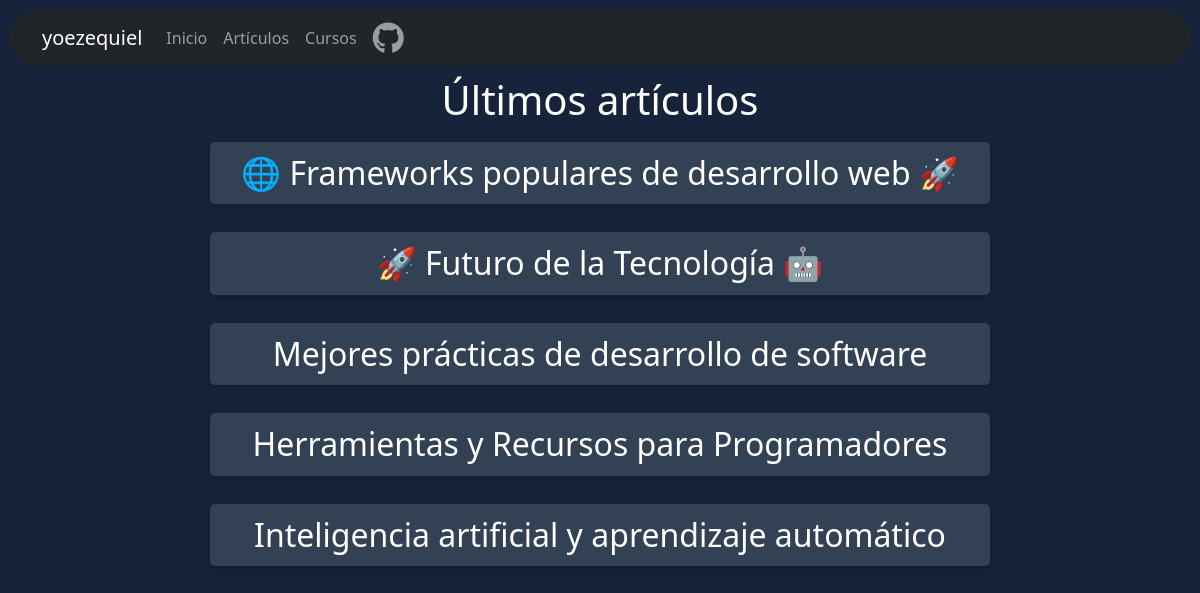
Before: / with the older database file.
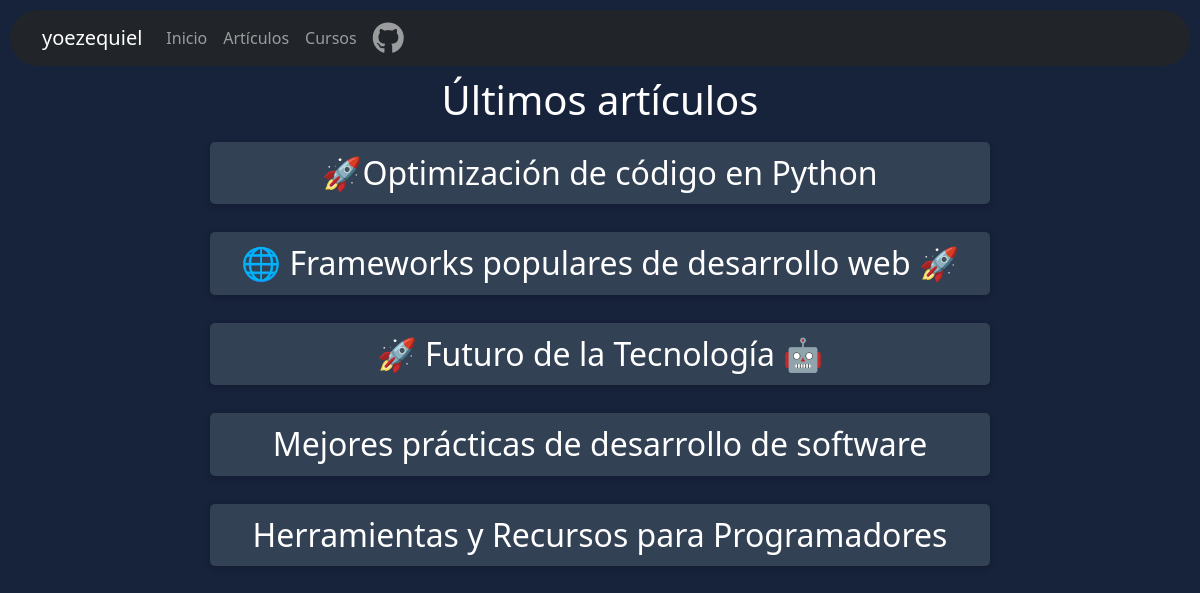
After: the same page with the newer database file.
### tables this page shows
CREATE TABLE articles (
                    id INTEGER PRIMARY KEY AUTOINCREMENT,
                    title TEXT NOT NULL,
                    content TEXT NOT NULL,
                    image TEXT
                );

### app.py (the view)
@app.route('/')
def index():
    conn = get_db_connection()
    if conn:
        try:
            cursor = conn.cursor()
            cursor.execute('''
                CREATE TABLE IF NOT EXISTS articles (
                    id INTEGER PRIMARY KEY AUTOINCREMENT,
                    title TEXT NOT NULL,
                    content TEXT NOT NULL,
                    image TEXT
                )
            ''')
            conn.commit()
            cursor.execute("SELECT * FROM articles ORDER BY id DESC LIMIT 5")
            latest_articles = cursor.fetchall()
            cursor.close()
            conn.close()
            if len(latest_articles) == 0:
                message = "No hay artículos publicados aún"
            else:
                message = ""
            return render_template('index.html', articles=latest_articles, message=message)
        except sqlite3.Error as e:
            print(e)
            return "Error en la conexión a la base de datos"
    else:
        return "Error en la conexión a la base de datos"

### app.py (called while the page is built)
def get_db_connection():
    try:
        conn = sqlite3.connect('blog.db')
        return conn
    except sqlite3.Error as e:
        print(e)
        return None

### templates/index.html (shortened to what this page needs)
{% extends 'base.html' %}
{% block content %}
<link rel="stylesheet" href="{{ url_for('static', filename='css/index.css') }}">
    <h1>Últimos artículos</h1>
    {% if message %}
        <p>{{ message }}</p>
    {% else %}
        {% for article in articles %}
            <div class="article">
                <h2><a id="a" href="{{ url_for('view_article', article_id=article[0]) }}">{{ article[1] }}</a></h2>
            </div>
        {% endfor %}
    {% endif %}
{% endblock %}

Changed rows visible on the page:
no longer on this page (row unchanged): articles: title "Inteligencia artificial y aprendizaje automático"
added articles: title "🚀Optimización de código en Python"
